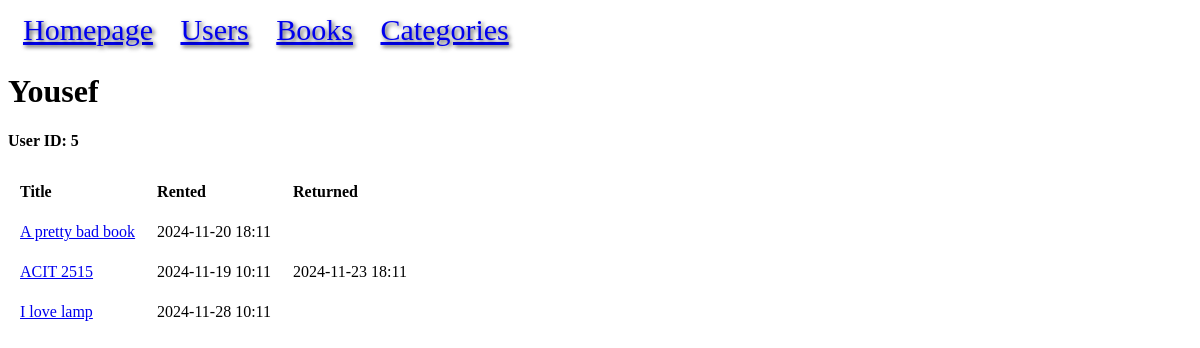
/user/5, run on an earlier commit of the app's database.
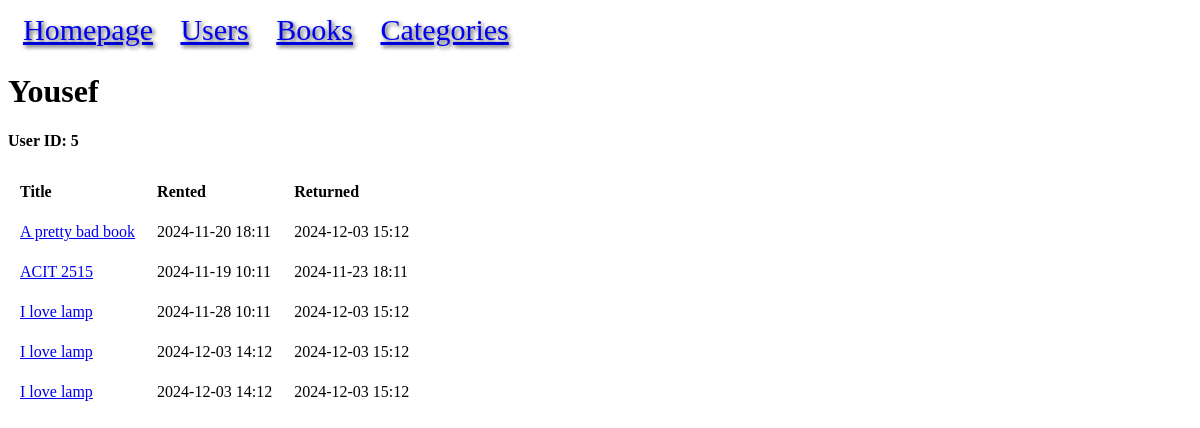
And on a later commit of the database.
### models.py (models this page shows, shortened)
class User(db.Model):
    id = mapped_column(Integer, primary_key=True, autoincrement=True)
    name = mapped_column(String)
    rented = relationship("BookRental", back_populates="user")

class BookRental(db.Model):
    id = mapped_column(Integer, primary_key=True)
    user_id = mapped_column(Integer, ForeignKey("user.id"))
    book_id = mapped_column(Integer, ForeignKey("book.id"))
    rented = mapped_column(DateTime(timezone=True), nullable=False)
    returned = mapped_column(DateTime(timezone=True), nullable=True)
    user = relationship("User", back_populates="rented")
    book = relationship("Book", back_populates="rentals")

class Book(db.Model):
    id = mapped_column(Integer, primary_key=True, autoincrement=True)
    title = mapped_column(String)
    price = mapped_column(DECIMAL(10, 2))
    available = mapped_column(Integer, default=0)
    rating = mapped_column(Integer)
    upc = mapped_column(String, unique=True)
    url = mapped_column(String)
    category_id = mapped_column(Integer, ForeignKey("category.id"))
    category = relationship("Category", back_populates="books")
    rentals = relationship("BookRental", back_populates="book")

### app.py (the view)
@app.route("/user/<int:id>")
def user(id):
    statement = db.select(User).where(User.id == id)
    result = db.session.execute(statement).scalar()
    if not result:
        return f"USER ID:{id} NOT FOUND!", 404
    return render_template("user.html", result=result)

### templates/user.html
{% extends "base.html" %}
{% block content %}
<h1>{{ result.name }}</h1>
<h4>User ID: {{ result.id }}</h4>
<table>
<tr>
    <th>Title</th>
    <th>Rented</th>
    <th>Returned</th>
</tr>
{% for rental in result.rented %}
<tr>
<td><a href="{{ url_for('book', id=rental.book.id) }}">{{ rental.book.title }}</a></td>
<td>{{ rental.rented.strftime("%Y-%m-%d %H:%m") }}</td>
<td>{% if rental.returned %}{{ rental.returned.strftime("%Y-%m-%d %H:%m") }}
{% endif %}</td>
</tr>
{% endfor %}
</table>
{% endblock %}

### templates/base.html (shortened to what this page needs)
<!doctype html>
<html lang="en">
    <head>
        <link rel="stylesheet" href="{{ url_for('static', filename='style.css') }}">
    </head>
    <body>
        <nav>
            <a href="{{ url_for('home') }}">Homepage</a>
            <a href="{{ url_for('users') }}">Users</a>
            <a href="{{ url_for('books') }}">Books</a>
            <a href="{{ url_for('categories') }}">Categories</a>
        </nav>
        {% block content %}
        {% endblock %}
    </body>
</html>

### static/style.css (style rules this page uses)
nav a { padding: 10px; }
th, td { padding:10px; }
nav { text-shadow: 2px 2px 4px rgba(0, 0, 0, 0.7); color:black; padding: 5px; font-size: 30px; }
tr { text-align: left; }
th { text-align: left; }
td { text-align: left; }

What changed in the data, as far as the page shows it:
changed BookRental "A pretty bad book": returned (not shown) → "2024-12-03 15:12"
changed BookRental (number 3 of 5 on the later page): returned (not shown) → "2024-12-03 15:12"
added BookRental: book "I love lamp", rented "2024-12-03 14:12", returned "2024-12-03 15:12"
added BookRental: book "I love lamp", rented "2024-12-03 14:12", returned "2024-12-03 15:12"
